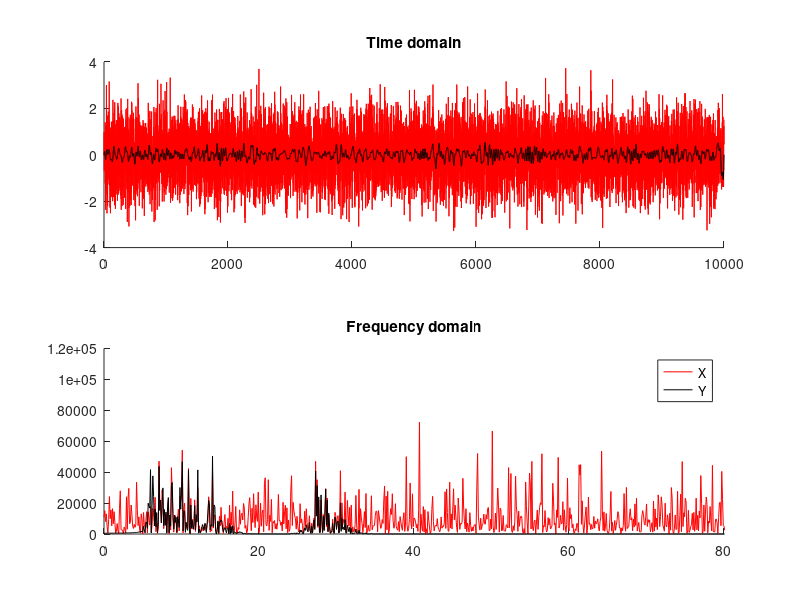

Source code (MATLAB):
clc;
clear all;


fs = 1000;
N = 10000;
x = randn(N,1);



%%% lowpass Filter
fcutoff = 30;
transw  = .2;
order   = round( 5*fs/fcutoff );
shape   = [ 1 1 0 0 ];
frex    = [ 0 fcutoff fcutoff+fcutoff*transw fs/2 ] / (fs/2);


% filter 
filtkern = firls(order,frex,shape);
y = filtfilt(filtkern,1,x);


%%% highpass
fcutoff = 5;
transw  = .05;
order   = round( 5*fs/fcutoff );
shape   = [ 0 0 1 1 ];
frex    = [ 0 fcutoff fcutoff+fcutoff*transw fs/2 ] / (fs/2);

% filter 
filtkern = firls(order,frex,shape);
y = filtfilt(filtkern,1,y);


%%% notch
fcutoff = [ 18 24 ];
transw  = .1;
order   = round( 5*fs/fcutoff(1) );
shape   = [ 1 1 0 0 1 1 ];
frex    = [ 0 fcutoff(1)*(1-transw) fcutoff fcutoff(2)+fcutoff(2)*transw fs/2 ] / (fs/2);

% filter 
filtkern = firls(order,frex,shape);
y = filtfilt(filtkern,1,y);






clf
subplot(211), hold on
plot(x,'r')
plot(y,'k')
title('Time domain')

yX = abs(fft(y)).^2;
xX = abs(fft(x)).^2;
hz = linspace(0,fs,N);

subplot(212), hold on
plot(hz,xX,'r');
plot(hz,yX,'k');
set(gca,'xlim',[0 80])
title('Frequency domain')

legend({'X';'Y'})


%%







